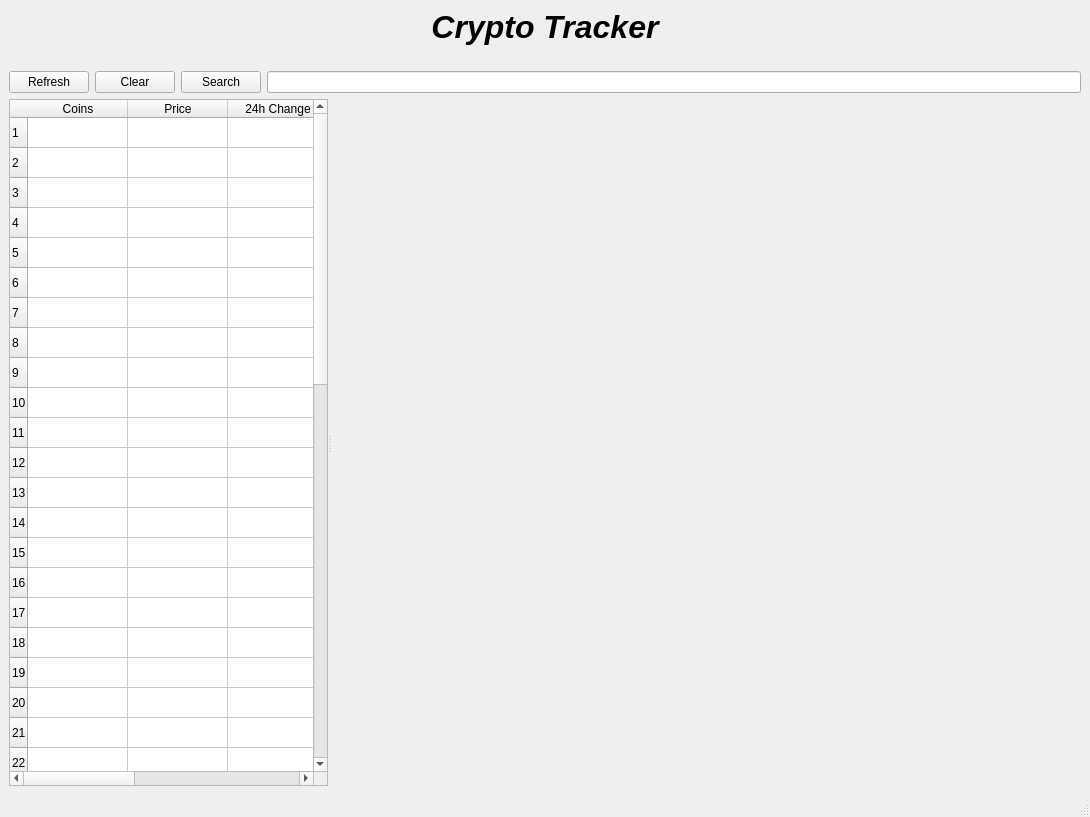
<?xml version="1.0" encoding="UTF-8"?>
<ui version="4.0">
 <class>MainWindow</class>
 <widget class="QMainWindow" name="MainWindow">
  <property name="geometry">
   <rect>
    <x>0</x>
    <y>0</y>
    <width>1090</width>
    <height>817</height>
   </rect>
  </property>
  <property name="windowTitle">
   <string>MainWindow</string>
  </property>
  <widget class="QWidget" name="centralwidget">
   <layout class="QVBoxLayout" name="verticalLayout_2">
    <item>
     <layout class="QVBoxLayout" name="verticalLayout">
      <item>
       <widget class="QLabel" name="CryptoTrackerName">
        <property name="sizePolicy">
         <sizepolicy hsizetype="Expanding" vsizetype="Fixed">
          <horstretch>0</horstretch>
          <verstretch>0</verstretch>
         </sizepolicy>
        </property>
        <property name="font">
         <font>
          <pointsize>24</pointsize>
          <italic>true</italic>
          <bold>true</bold>
         </font>
        </property>
        <property name="text">
         <string>Crypto Tracker</string>
        </property>
        <property name="alignment">
         <set>Qt::AlignCenter</set>
        </property>
       </widget>
      </item>
      <item>
       <widget class="QLabel" name="UpdateInfo">
        <property name="enabled">
         <bool>true</bool>
        </property>
        <property name="sizePolicy">
         <sizepolicy hsizetype="Preferred" vsizetype="Fixed">
          <horstretch>0</horstretch>
          <verstretch>0</verstretch>
         </sizepolicy>
        </property>
        <property name="text">
         <string/>
        </property>
       </widget>
      </item>
      <item>
       <layout class="QHBoxLayout" name="horizontalLayout">
        <item>
         <widget class="QPushButton" name="Refresh">
          <property name="text">
           <string>Refresh</string>
          </property>
         </widget>
        </item>
        <item>
         <widget class="QPushButton" name="Clear">
          <property name="text">
           <string>Clear</string>
          </property>
         </widget>
        </item>
        <item>
         <widget class="QPushButton" name="Search">
          <property name="sizePolicy">
           <sizepolicy hsizetype="Fixed" vsizetype="Fixed">
            <horstretch>0</horstretch>
            <verstretch>0</verstretch>
           </sizepolicy>
          </property>
          <property name="text">
           <string>Search</string>
          </property>
         </widget>
        </item>
        <item>
         <widget class="QLineEdit" name="SearchLine">
          <property name="sizePolicy">
           <sizepolicy hsizetype="Expanding" vsizetype="Fixed">
            <horstretch>0</horstretch>
            <verstretch>0</verstretch>
           </sizepolicy>
          </property>
         </widget>
        </item>
       </layout>
      </item>
     </layout>
    </item>
    <item>
     <widget class="QSplitter" name="splitter">
      <property name="sizePolicy">
       <sizepolicy hsizetype="Preferred" vsizetype="Preferred">
        <horstretch>0</horstretch>
        <verstretch>0</verstretch>
       </sizepolicy>
      </property>
      <property name="orientation">
       <enum>Qt::Horizontal</enum>
      </property>
      <widget class="QTableWidget" name="CryptoTable">
       <property name="sizePolicy">
        <sizepolicy hsizetype="Preferred" vsizetype="Preferred">
         <horstretch>0</horstretch>
         <verstretch>0</verstretch>
        </sizepolicy>
       </property>
       <property name="rowCount">
        <number>50</number>
       </property>
       <property name="columnCount">
        <number>5</number>
       </property>
       <row/>
       <row/>
       <row/>
       <row/>
       <row/>
       <row/>
       <row/>
       <row/>
       <row/>
       <row/>
       <row/>
       <row/>
       <row/>
       <row/>
       <row/>
       <row/>
       <row/>
       <row/>
       <row/>
       <row/>
       <row/>
       <row/>
       <row/>
       <row/>
       <row/>
       <row/>
       <row/>
       <row/>
       <row/>
       <row/>
       <row/>
       <row/>
       <row/>
       <row/>
       <row/>
       <row/>
       <row/>
       <row/>
       <row/>
       <row/>
       <row/>
       <row/>
       <row/>
       <row/>
       <row/>
       <row/>
       <row/>
       <row/>
       <row/>
       <row/>
       <column>
        <property name="text">
         <string>Coins</string>
        </property>
       </column>
       <column>
        <property name="text">
         <string>Price</string>
        </property>
       </column>
       <column>
        <property name="text">
         <string>24h Change</string>
        </property>
       </column>
       <column>
        <property name="text">
         <string>24h Volume</string>
        </property>
       </column>
       <column>
        <property name="text">
         <string>Market Cup</string>
        </property>
       </column>
      </widget>
      <widget class="QChartView" name="chartWidget" native="true">
       <property name="minimumSize">
        <size>
         <width>600</width>
         <height>400</height>
        </size>
       </property>
      </widget>
     </widget>
    </item>
   </layout>
  </widget>
  <widget class="QMenuBar" name="menubar">
   <property name="geometry">
    <rect>
     <x>0</x>
     <y>0</y>
     <width>1090</width>
     <height>23</height>
    </rect>
   </property>
   <property name="nativeMenuBar">
    <bool>true</bool>
   </property>
  </widget>
  <widget class="QStatusBar" name="statusbar"/>
 </widget>
 <customwidgets>
  <customwidget>
   <class>QChartView</class>
   <extends>QWidget</extends>
   <header location="global">qchartview.h</header>
   <container>1</container>
  </customwidget>
 </customwidgets>
 <resources/>
 <connections/>
</ui>
